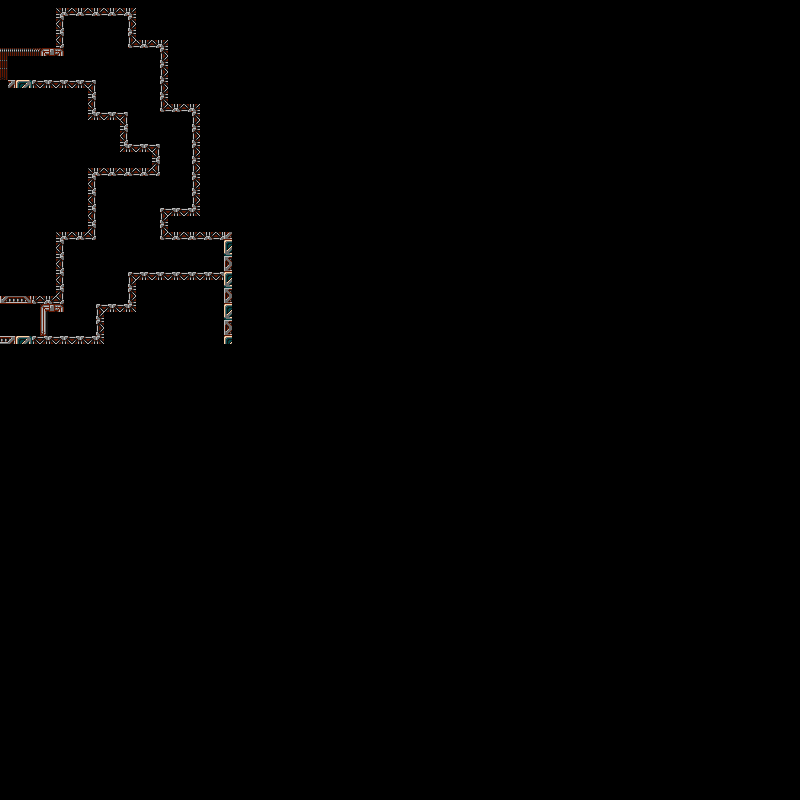

Tiled map render using the project's own tile images. Description and the map definition, with tile-layer contents summarised, below:
An orthogonal 100x100 tile map with 8x8 px tiles, 1 tile layer (Tile Layer 1).

<map version="1.5" tiledversion="1.7.2" orientation="orthogonal" renderorder="right-down" width="100" height="100" tilewidth="8" tileheight="8" infinite="0" nextlayerid="2" nextobjectid="1">
 <editorsettings>
  <export target="Map1 ver1.csv" format="csv" />
 </editorsettings>
 <tileset firstgid="1" source="map2.tsx" />
 <layer id="1" name="Tile Layer 1" width="100" height="100">
  <data>[10000 cells, 193 non-empty, 193 distinct tile ids]</data>
 </layer>
</map>
